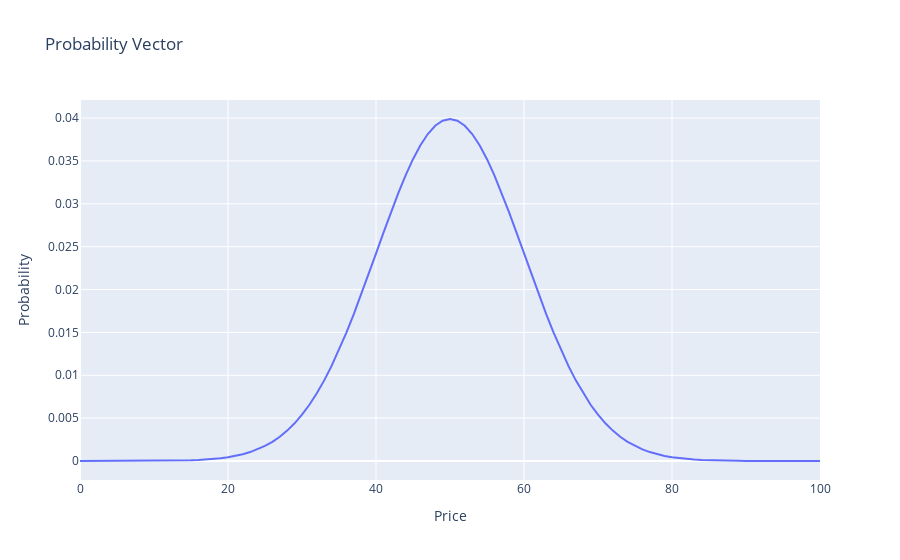

The code cell stored with this chart in its notebook:
### Code cell
# initializing the probability density vector

def initialize_probability_vector(initial_true_value, std_dev):
    """
    Initialize the probability vector for the market maker model.

    Args:
    initial_true_value (float): The initial estimate of the true value of the security.
    std_dev (float): The standard deviation around the initial true value.

    Returns:
    numpy.ndarray: A probability vector of size 101, representing probabilities for each price value from 0 to 100.
    """
    # Define the range of possible price values (0 to 100)
    price_values = np.arange(101)

    # Calculate the probability of each price value based on a normal distribution centered around the initial true value
    probabilities = np.exp(-0.5 * ((price_values - initial_true_value) / std_dev) ** 2)
    probabilities /= probabilities.sum()  # Normalize to ensure the sum of probabilities is 1

    return probabilities

# Example usage
initial_true_value = 50  # Example initial true value
std_dev = 10  # Example standard deviation
probability_vector = initialize_probability_vector(initial_true_value, std_dev)

# plot the probability vector
fig = go.Figure(data=[go.Scatter(x=np.arange(101), y=probability_vector)])
fig.update_layout(title="Probability Vector", xaxis_title="Price", yaxis_title="Probability")
fig.show()

### Figure 1 — Plotly figure (JSON) as saved in the notebook; plotly's stock layout.template omitted (floating-point values rounded to 4 significant figures)
{"data": [{"type": "scatter", "x": [0, 1, 2, 3, 4, 5, 6, 7, 8, 9, 10, 11, 12, 13, 14, 15, 16, 17, 18, 19, 20, 21, 22, 23, 24, 25, 26, 27, 28, 29, 30, 31, 32, 33, 34, 35, 36, 37, 38, 39, 40, 41, 42, 43, 44, 45, 46, 47, 48, 49, 50, 51, 52, 53, 54, 55, 56, 57, 58, 59, 60, 61, 62, 63, 64, 65, 66, 67, 68, 69, 70, 71, 72, 73, 74, 75, 76, 77, 78, 79, 80, 81, 82, 83, 84, 85, 86, 87, 88, 89, 90, 91, 92, 93, 94, 95, 96, 97, 98, 99, 100], "y": [1.487e-07, 2.439e-07, 3.961e-07, 6.37e-07, 1.014e-06, 1.598e-06, 2.494e-06, 3.854e-06, 5.894e-06, 8.926e-06, 1.338e-05, 1.987e-05, 2.919e-05, 4.248e-05, 6.119e-05, 8.727e-05, 0.0001232, 0.0001723, 0.0002384, 0.0003267, 0.0004432, 0.0005953, 0.0007915, 0.001042, 0.001358, 0.001753, 0.002239, 0.002833, 0.003547, 0.004398, 0.005399, 0.006562, 0.007895, 0.009405, 0.01109, 0.01295, 0.01497, 0.01714, 0.01942, 0.02179, 0.0242, 0.02661, 0.02897, 0.03123, 0.03332, 0.03521, 0.03683, 0.03814, 0.0391, 0.0397, 0.03989, 0.0397, 0.0391, 0.03814, 0.03683, 0.03521, 0.03332, 0.03123, 0.02897, 0.02661, 0.0242, 0.02179, 0.01942, 0.01714, 0.01497, 0.01295, 0.01109, 0.009405, 0.007895, 0.006562, 0.005399, 0.004398, 0.003547, 0.002833, 0.002239, 0.001753, 0.001358, 0.001042, 0.0007915, 0.0005953, 0.0004432, 0.0003267, 0.0002384, 0.0001723, 0.0001232, 8.727e-05, 6.119e-05, 4.248e-05, 2.919e-05, 1.987e-05, 1.338e-05, 8.926e-06, 5.894e-06, 3.854e-06, 2.494e-06, 1.598e-06, 1.014e-06, 6.37e-07, 3.961e-07, 2.439e-07, 1.487e-07]}], "layout": {"title": {"text": "Probability Vector"}, "xaxis": {"title": {"text": "Price"}}, "yaxis": {"title": {"text": "Probability"}}}}
